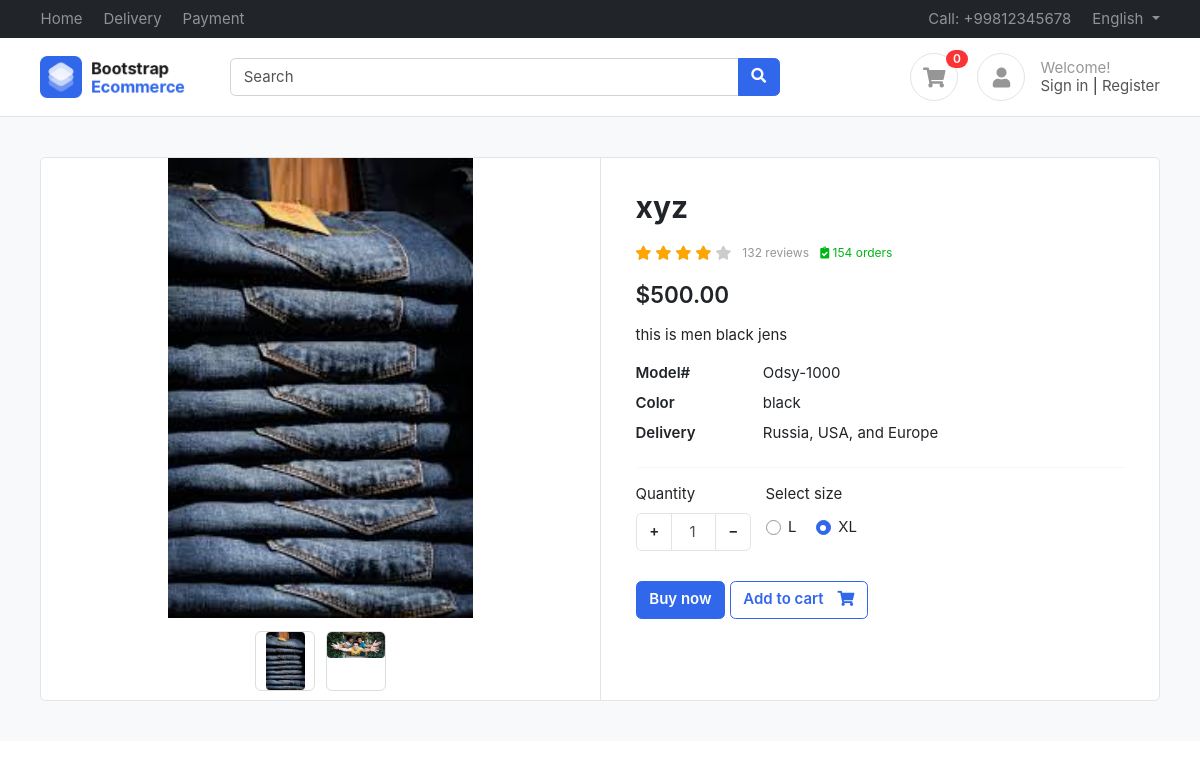
/products/get_product/xyz, run on the app's committed database.
### products/models.py (models this page shows, shortened)
class Product(BaseModel):
    product_name = models.CharField(max_length=100)
    slug = models.SlugField(unique=True,null=True,blank=True)
    category = models.ForeignKey(Category,on_delete=models.CASCADE,related_name='products')
    price = models.IntegerField()
    product_description = models.TextField()
    color_variant = models.ManyToManyField(ColorVariant,null=True,blank=True)
    size_variant = models.ManyToManyField(SizeVariant,null=True,blank=True)

class ProductImage(BaseModel):
    product = models.ForeignKey(Product,on_delete=models.CASCADE,related_name='product_images')
    image = models.ImageField(upload_to='product')

class ColorVariant(BaseModel):
    color_name = models.CharField(max_length=100)
    price = models.IntegerField(default=0)
    def __str__(self) -> str:
        return self.color_name

class SizeVariant(BaseModel):
    size_name = models.CharField(max_length=100)
    price = models.IntegerField(default=0)
    def __str__(self) -> str:
        return self.size_name

### products/views.py (the view)
# urls.py: path('get_product/<slug>',views.get_product,name='get_product')
def get_product(request,slug):
    obj = Product.objects.get(slug=slug)
    return render(request,'products/products.html',context={'obj':obj})

### templates/products/products.html (shortened to what this page needs)
{% extends 'base/base.html' %}
{% load static %}
{% block start %}
<section class="section-content padding-y bg">
    <div class="container">
    <div class="card">
        <div class="row no-gutters">
            <aside class="col-md-6">
    <article class="gallery-wrap">
    <div class="img-big-wrap">
      <div> <a href="#"><img src="/media/{{obj.product_images.first.image}}"></a></div>
    </div>
    <div class="thumbs-wrap">
      {% for image in obj.product_images.all %}
      <a href="#" class="item-thumb"> <img src="/media/{{image.image}}"></a>
      {% endfor %}
    </div>
    </article>
            </aside>
            <main class="col-md-6 border-left">
    <article class="content-body">
    <h2 class="title">{{ obj.product_name }}</h2>
    <div class="rating-wrap my-3">
        <ul class="rating-stars">
            <li style="width:80%" class="stars-active">
                <i class="fa fa-star"></i> <i class="fa fa-star"></i>
                <i class="fa fa-star"></i> <i class="fa fa-star"></i>
            </li>
            <li>
                <i class="fa fa-star"></i> <i class="fa fa-star"></i>
                <i class="fa fa-star"></i> <i class="fa fa-star"></i>
                <i class="fa fa-star"></i>
            </li>
        </ul>
        <small class="label-rating text-muted">132 reviews</small>
        <small class="label-rating text-success"> <i class="fa fa-clipboard-check"></i> 154 orders </small>
    </div>
    <div class="mb-3">
        <var class="price h4">${{ obj.price }}.00</var>
    </div>
    <p>{{ obj.product_description }}</p>
    <dl class="row">
      <dt class="col-sm-3">Model#</dt>
      <dd class="col-sm-9">Odsy-1000</dd>
      <dt class="col-sm-3">Color</dt>
      <dd class="col-sm-9">{{obj.color_variant.first}}</dd>
      <dt class="col-sm-3">Delivery</dt>
      <dd class="col-sm-9">Russia, USA, and Europe </dd>
    </dl>
    <hr>
        <div class="form-row">
            <div class="form-group col-md flex-grow-0">
                <label>Quantity</label>
                <div class="input-group mb-3 input-spinner">
                  <div class="input-group-prepend">
                    <button class="btn btn-light" type="button" id="button-plus"> + </button>
                  </div>
                  <input type="text" class="form-control" value="1">
                  <div class="input-group-append">
                    <button class="btn btn-light" type="button" id="button-minus"> − </button>
                  </div>
                </div>
            </div>
            {% if obj.size_variant.count %}
            <div class="form-group col-md">
                    <label>Select size</label>
                    <div class="mt-1">
                      {% for size in obj.size_variant.all %}
                        <label class="custom-control custom-radio custom-control-inline">
                          <div class="custom-control-label">{{size}}</div>
                        </label>
                      {% endfor %}
                    </div>
            </div>
            {% endif %}
        </div>
        <a href="#" class="btn  btn-primary"> Buy now </a>
        <a href="#" class="btn  btn-outline-primary"> <span class="text">Add to cart</span> <i class="fas fa-shopping-cart"></i>  </a>
    </article>
            </main>
        </div>
    </div>
    </div>
    </section>
{% endblock %}

### static/css/ui.css (style rules this page uses)
html { font-family: 'Inter', sans-serif; font-size: 15px; }
.content-body { flex: 1 1 auto; padding: 2rem 2.3rem; }
.padding-y { padding-top: 40px; padding-bottom: 40px; }
var { font-style: normal; }
article:after, .form-group:after { display: block; clear: both; content: ""; }
.bg { background-color: #f8f9fa; }
.card .title { color: #212529; }
.btn-light { background-color: #fff; border-color: #e4e4e4; }
.btn .text + i { margin-left: 10px; }
dl[class="row"] { margin-bottom: 0; }
.price { font-weight: 600; color: #212529; }
.label-rating { margin-left: 7px; display: inline-block; vertical-align: middle; }
.rating-stars { display: inline-block; vertical-align: middle; list-style: none; margin: 0; padding: 0; position: relative; white-space: nowrap; clear: both; }
.rating-stars i { font-size: 14px; color: #ccc; display: inline; }
.rating-stars li { display: block; text-overflow: clip; white-space: nowrap; z-index: 1; }
.rating-stars li.stars-active { z-index: 2; position: absolute; top: 0; left: 0; overflow: hidden; }
.rating-stars li.stars-active i { color: orange; }
.input-spinner { width: 120px; flex-wrap: nowrap; display: inline-flex; }
.input-spinner input.form-control { text-align: center; max-width: 46px; flex-basis: 46px; border-color: #e4e4e4; flex-grow: 0; }
.input-spinner .btn { width: 36px; text-align: center; }
.gallery-wrap .img-big-wrap { margin-bottom: 10px; border-radius: 0.37rem; overflow: hidden; background-color: #fff; }
.gallery-wrap .img-big-wrap a { text-align: center; display: block; }
.gallery-wrap .img-big-wrap img { height: 460px; width: auto; display: inline-block; cursor: zoom-in; }
.gallery-wrap .thumbs-wrap { text-align: center; }
.gallery-wrap .thumbs-wrap .item-thumb { width: 60px; height: 60px; border: 1px solid #ddd; border-radius: 6px; margin: 3px; display: inline-block; overflow: hidden; }
.gallery-wrap .thumbs-wrap img { max-width: 100%; max-height: 100%; object-fit: cover; border-radius: 4px; cursor: zoom-in; }

### data on the page
Product: product_images.first.image (picture), product_name "xyz", price "500", product_description "this is men black jens", color_variant.first "black"
ProductImage: image (picture)
ProductImage: image (picture)
SizeVariant: size_name "L"
SizeVariant: size_name "XL"
